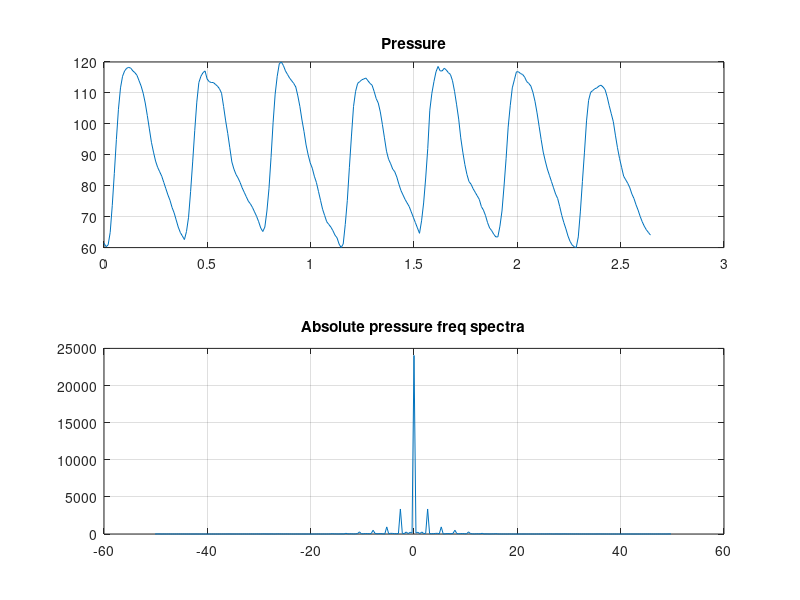

This chart was generated by the following MATLAB code: (Note: this script raises an error after producing the figure.)
%% Winkessel demo
% Endre motstand R og kondensator C, og observer endring i flow kurveform
% Regn ut pulsativ index  (PI) for p og q
% Hvordan endrer PI seg med varierende R og C?

% 2019.08.19 . Hans Torp

load pressureMeasurement;% trykk p og tidsvektor t
figure(1);clf;
subplot(2,1,1);plot(t,p);grid;
title("Pressure")
%%
N=length(t);
dt=(t(end)-t(1))/(N-1);
fs=1/dt;

%f=(0:N-1)/N*fs;%frekvensakse
f_shift=( (-N/2) : 1 : (N/2-1) )*(fs/N);
P=fft(p);% fouriertransform av trykk p
P_shift=fftshift(P);

subplot(2,1,2);plot(f_shift,abs(P_shift));grid;%frekvensplot
%subplot(2,1,2);plot(f,abs(P));grid;%frekvensplot
title("Absolute pressure freq spectra")

%%
w=2*pi*f;%vinkelfrekvens
R=1; C=0.001;
Adm= 1/R - i*w*C;% admitans for paralellkobling av R og C
Z=1 ./Adm;% impedans

Q=Adm.*P;% flow i frekvensplan.  Fra Ohms lov P=Z*Q

q=real(ifft(Q));% flow i tidsplan

figure(2);clf;
subplot(2,1,1);plot(t,p);grid;
title("Pressure")
subplot(2,1,2);plot(t,q);grid;
title("Velocity")

